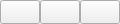
<?xml version="1.0" encoding="UTF-8"?>
<ui version="4.0">
 <class>selectorBtns</class>
 <widget class="QWidget" name="selectorBtns">
  <property name="geometry">
   <rect>
    <x>0</x>
    <y>0</y>
    <width>120</width>
    <height>24</height>
   </rect>
  </property>
  <property name="windowTitle">
   <string>Form</string>
  </property>
  <layout class="QGridLayout" name="gridLayout">
   <property name="leftMargin">
    <number>0</number>
   </property>
   <property name="topMargin">
    <number>0</number>
   </property>
   <property name="rightMargin">
    <number>0</number>
   </property>
   <property name="bottomMargin">
    <number>0</number>
   </property>
   <property name="spacing">
    <number>0</number>
   </property>
   <item row="0" column="1">
    <widget class="QPushButton" name="editBtn">
     <property name="sizePolicy">
      <sizepolicy hsizetype="Expanding" vsizetype="Expanding">
       <horstretch>0</horstretch>
       <verstretch>0</verstretch>
      </sizepolicy>
     </property>
     <property name="text">
      <string/>
     </property>
     <property name="icon">
      <iconset resource="../.rsrc/res.qrc">
       <normaloff>:/custom/res/custom/tools.png</normaloff>:/custom/res/custom/tools.png</iconset>
     </property>
    </widget>
   </item>
   <item row="0" column="2">
    <widget class="QPushButton" name="delBtn">
     <property name="sizePolicy">
      <sizepolicy hsizetype="Expanding" vsizetype="Expanding">
       <horstretch>0</horstretch>
       <verstretch>0</verstretch>
      </sizepolicy>
     </property>
     <property name="text">
      <string/>
     </property>
     <property name="icon">
      <iconset resource="../.rsrc/res.qrc">
       <normaloff>:/icons19/res/drawable-xhdpi-v4/deletebtn21a.png</normaloff>:/icons19/res/drawable-xhdpi-v4/deletebtn21a.png</iconset>
     </property>
    </widget>
   </item>
   <item row="0" column="0">
    <widget class="QPushButton" name="copyBtn">
     <property name="sizePolicy">
      <sizepolicy hsizetype="Expanding" vsizetype="Expanding">
       <horstretch>0</horstretch>
       <verstretch>0</verstretch>
      </sizepolicy>
     </property>
     <property name="text">
      <string/>
     </property>
     <property name="icon">
      <iconset resource="../.rsrc/res.qrc">
       <normaloff>:/icons/res/drawable-v19/copynotification.png</normaloff>:/icons/res/drawable-v19/copynotification.png</iconset>
     </property>
    </widget>
   </item>
  </layout>
 </widget>
 <resources>
  <include location="../.rsrc/res.qrc"/>
 </resources>
 <connections/>
</ui>
